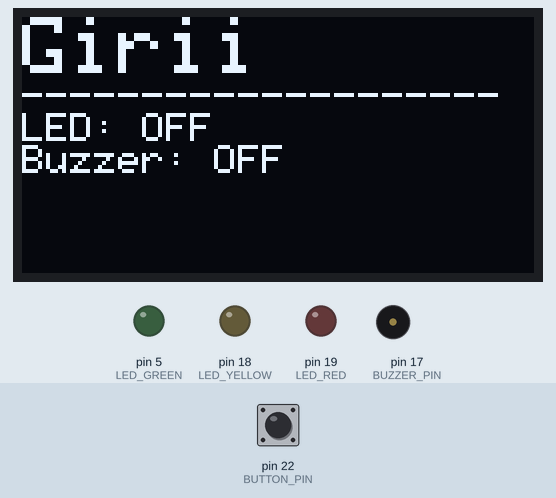
Simulated run of this sketch. Board: Arduino Mega 2560, built with avr-gcc and run on an emulated ATmega2560. Shown: 128×64 one-colour display, output pins drawn as LEDs (lit = HIGH), buzzer (waves = sounding, pin HIGH). The inputs (shaded band) are chosen by the test bench; at power-on: pin 22 (BUTTON_PIN) HIGH.

Above: at 1.2 s.
1.3 s: pin 22 (BUTTON_PIN) pulled LOW for 0.15 s
At 2.5 s:
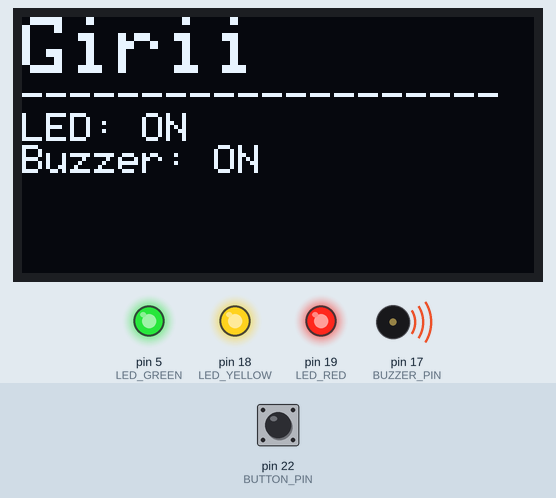
2.9 s: pin 22 (BUTTON_PIN) pulled LOW for 1 s
At 3.9 s:
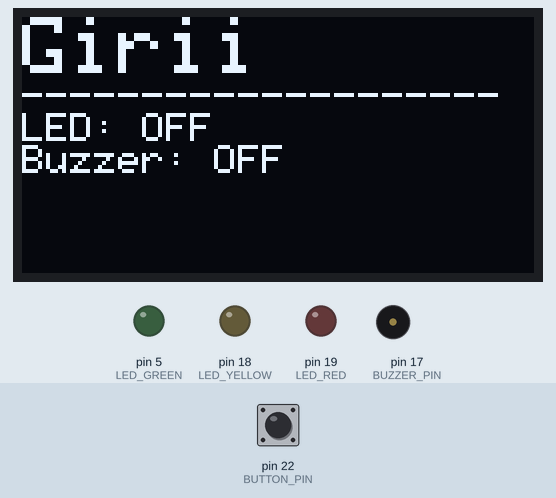
5.4 s: pin 22 (BUTTON_PIN) pulled LOW for 3.2 s
At 5.8 s:
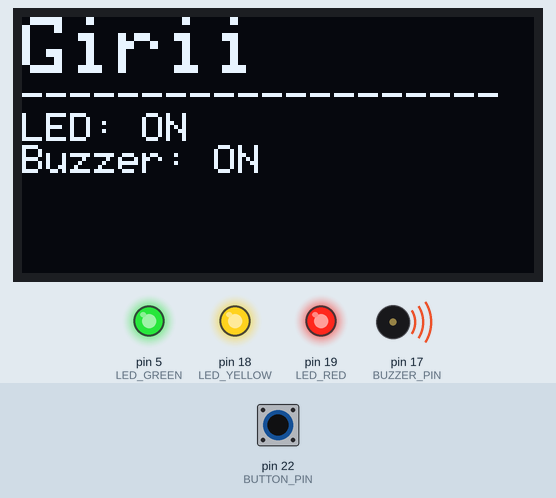
Timing chart, 0 to 8.4 s (numbered marks = the images above; inputs shaded):
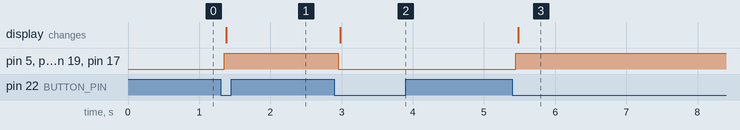

The sketch:

Codingan_Giri_fiks.ino
```cpp
#include <Wire.h>
#include <Adafruit_SSD1306.h>
#include <AdaFruit_GFX.h>


// Pin definitions
#define LED_RED 19         // Red LED connected to GPIO19 (D19)
#define LED_YELLOW 18      // Yellow LED connected to GPIO18 (D18)
#define LED_GREEN 5        // Green LED connected to GPIO5 (D5)
#define BUZZER_PIN 17      // Buzzer connected to GPIO17 (D17)
#define BUTTON_PIN 22      // Button connected to GPIO22 (D22)
#define SCREEN_WIDTH 128   // OLED width
#define SCREEN_HEIGHT 64   // OLED height


// Initialize OLED display
Adafruit_SSD1306 display(SCREEN_WIDTH, SCREEN_HEIGHT, &Wire, -1);

// Variables for control
bool ledState = false;      // LED status
bool buzzerState = false;   // Buzzer status
bool buttonPressed = false; // For button debounce detection

void setup() {
  // Initialize Serial (for debugging)
  Serial.begin(115200);

  // Configure pins
  pinMode(LED_RED, OUTPUT);
  pinMode(LED_YELLOW, OUTPUT);
  pinMode(LED_GREEN, OUTPUT);
  pinMode(BUZZER_PIN, OUTPUT);
  pinMode(BUTTON_PIN, INPUT_PULLUP); // Button with internal pull-up resistor

  // Initialize OLED
  if (!display.begin(SSD1306_SWITCHCAPVCC, 0x3C)) {
    Serial.println("OLED not detected!");
    while (1); // Halt the program if OLED initialization fails
  }
  display.clearDisplay();
  display.setTextSize(1);
  display.setTextColor(SSD1306_WHITE);

  // Display the initial status on the OLED
  displayStatus();
}

void loop() {
  // Read the button state
  if (digitalRead(BUTTON_PIN) == LOW) {
    delay(50); // Debounce delay
    if (!buttonPressed) {
      buttonPressed = true;

      // Toggle LED and buzzer status
      ledState = !ledState;
      buzzerState = ledState;

      // Control LEDs and buzzer
      digitalWrite(LED_RED, ledState);
      digitalWrite(LED_YELLOW, ledState);
      digitalWrite(LED_GREEN, ledState);
      digitalWrite(BUZZER_PIN, buzzerState ? HIGH : LOW);

      // Update OLED display
      displayStatus();
    }
  } else {
    buttonPressed = false;
  }
}

void displayStatus() {
  display.clearDisplay();
  display.setCursor(0, 0);

  // Display the name "Girii"
  display.setTextSize(2);
  display.println("Girii"); // Name
  display.setTextSize(1);
  display.println("--------------------");

  // Display LED and buzzer status
  display.print("LED: ");
  display.println(ledState ? "ON" : "OFF");
  display.print("Buzzer: ");
  display.println(buzzerState ? "ON" : "OFF");

  // Send data to the OLED screen
  display.display();
}
```

Measured:
- after the input at 1.3 s, pin 5 (LED_GREEN), pin 18 (LED_YELLOW), pin 19 (LED_RED), pin 17 (BUZZER_PIN): LOW → HIGH after 0.05 s; the display: changes after 0.08 s (image 1)
- after the input at 2.9 s, pin 5 (LED_GREEN), pin 18 (LED_YELLOW), pin 19 (LED_RED), pin 17 (BUZZER_PIN): HIGH → LOW after 0.05 s; the display: changes after 0.08 s (image 2)
- after the input at 5.4 s, pin 5 (LED_GREEN), pin 18 (LED_YELLOW), pin 19 (LED_RED), pin 17 (BUZZER_PIN): LOW → HIGH after 0.05 s; the display: changes after 0.08 s (image 3)
